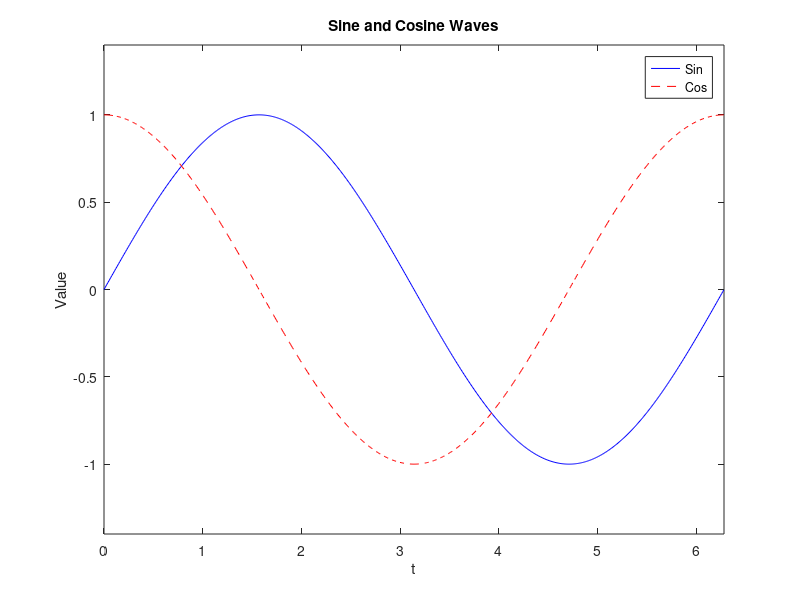

This figure's MATLAB source:
%%  Part1-Problem 7: Plotting
figure;
t = 0:0.01:2*pi;
plot(t, sin(t),'Color','blue');
hold on;
plot(t, cos(t),'Color','red','LineStyle','--');
xlabel('t');
ylabel('Value');
title('Sine and Cosine Waves');
legend('Sin', 'Cos');
xlim([0 2*pi]);
ylim([-1.4 1.4]);
